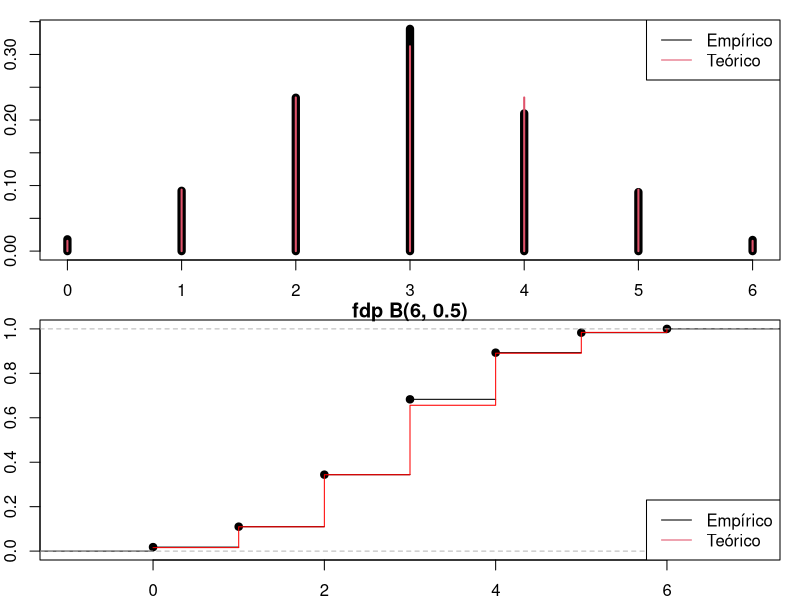
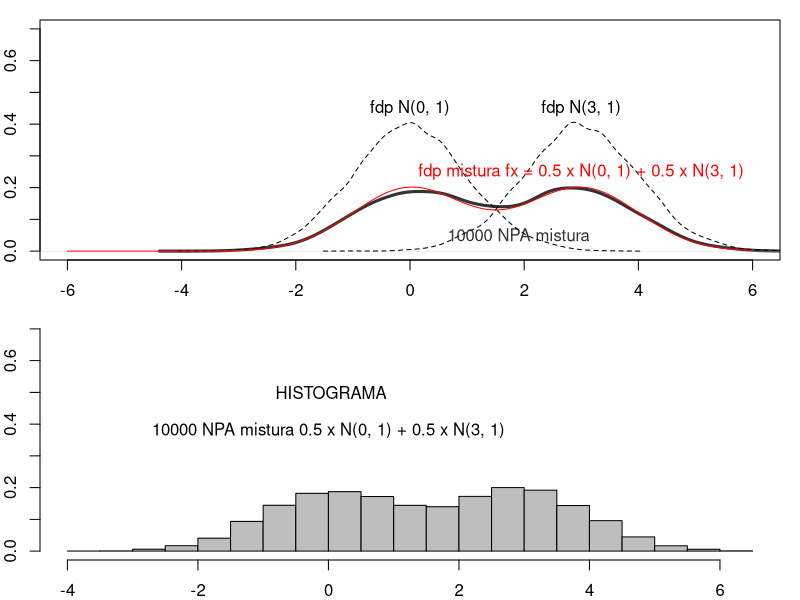
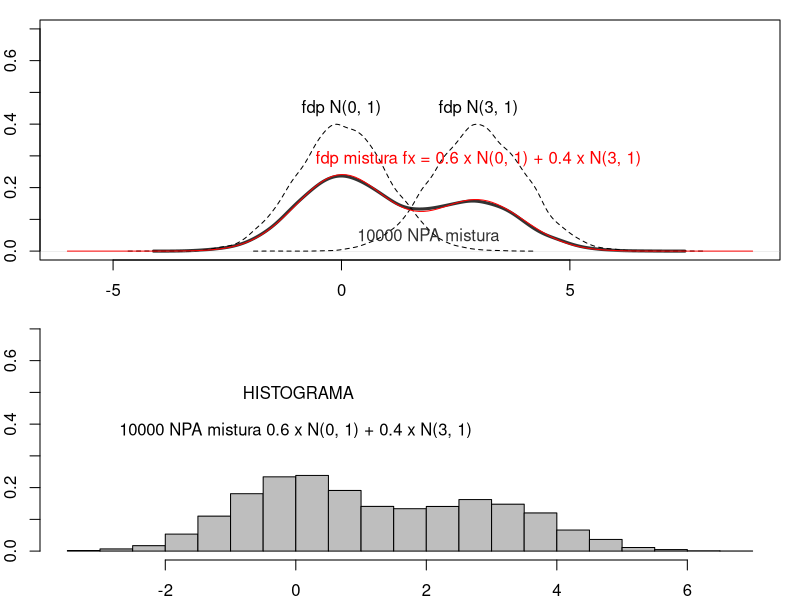
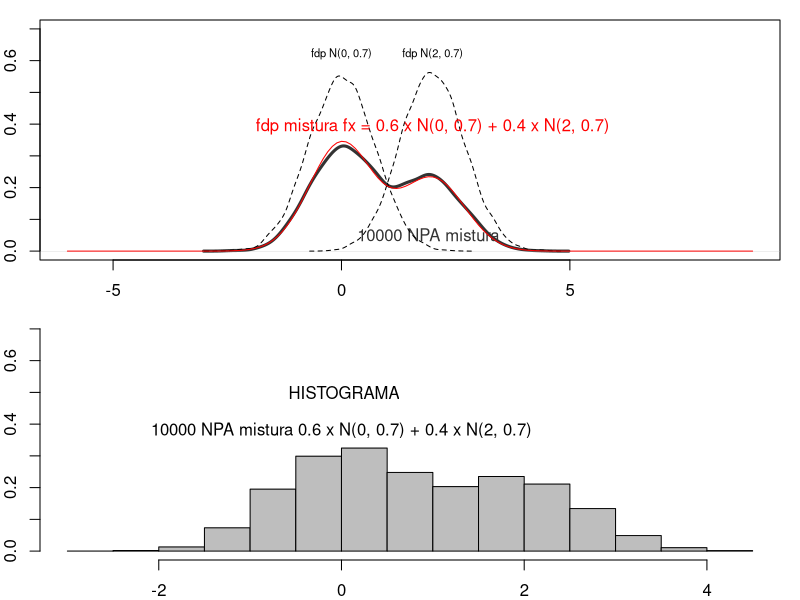

Write the R code that produced these figures, in order.
## ---- chunk 1
knitr::opts_chunk$set(echo = TRUE)
library(stringr)

## ---- chunk 2
set.seed(444)


k <- 1000 # Nº de observações em cada amostra
n <- 6    # Nº de distribuições Bernoulli
p <- 0.5  # Probabilidade de sucesso

x <- matrix(as.integer(runif(k*n) > p), nrow = k, ncol=n)
y <- rowSums(x)

# escala gráficos
x.g <- c(0:n)

par(mfrow = c(2, 1),mar=c(2,2,1,1))

# gráfico distribuição empírica
plot(prop.table(table(y)), xlab = "x", ylab = "P[X]", lwd=8)
# gráfico distribuição teórica
points(dbinom(x.g, size=n, prob = p) ~ x.g, type = "h", col = 2, lwd = 2)
legend("topright", legend = c("Empírico", "Teórico"), lty = 1, col = c(1, 2))

# Função de distribuição empírica
plot(ecdf(y), main="fdp B(6, 0.5)")
# Função de distribuição teórica
lines(pbinom(x.g, size=n, prob=p)  ~ x.g, type = "s", col="red")
legend("bottomright", legend = c("Empírico", "Teórico"), lty = 1, col = c(1, 2))

# Medidas teóricas da distribuição:
# avg=np  S^2=npq S=sqrt(npq) 
# Onde p é a probabilidade de sucesso e q = 1 - p.

## ---- chunk 3
elephant_in_boa_mixture <- function(mu_a, mu_b, 
                            desv_pad = 1, p_a = 1/2, p_b = 1/2, 
                            n = 10000, xx_min = -6, xx_max = 6) {
    
    mu <- c(mu_a, mu_b) # parâmetro mu de cada normal
    # "peso" de cada distribuição: p_a, p_b
    k <- sample(1:2, size=n, replace=TRUE, prob=c(p_a, p_b))
    m <- mu[k] # vector dim=n (mu_k1,...,mu_kn), elementos mu[1]=0 ou mu[2]=3
    x <- rnorm(n, m, desv_pad) 
    
    par(mfrow = c(2, 1),mar=c(2,2,1,1))
    # plot da densidade da mistura dos NPA
    plot(density(x), xlim = c(xx_min, xx_max), ylim = c(0, .7),
    lwd = 3, xlab="x", main="", col = "grey20")
    text(1.9, 0.05, str_glue("{n} NPA mistura"),col="grey20")

    # fdp de cada normal
    for (i in 1:2) {
      lines(density(rnorm(n, mu[i], desv_pad)),lty=2)
      txt <- str_glue("fdp N({mu[i]}, {desv_pad})")
      text(mu[i], dnorm(mu[i], mu[i], desv_pad)+0.05, txt, cex=abs(mu_b-mu_a)/3)
    }
    # text(4.7,.3, str_glue("fdp N({mu_b}, {desv_pad})"))
    
    # curva distribuição mistura teórica
    # fx = p_a N(mu_a, desv_pad) + p_b N(mu_n, desv_pad)
    t <- seq(xx_min, xx_max, by = 0.1)
    lines(t, p_a * dnorm(t, mu_a, desv_pad) + p_b * dnorm(t, mu_b, desv_pad), 
          lwd = 1, col = "red")
    txt <- str_glue('fdp mistura fx = {p_a} x N({mu_a}, {desv_pad}) + {p_b} x N({mu_b}, {desv_pad})')
    text(mu_b-mu_a, 
         max(dnorm(mu_a, mu_a, desv_pad)*p_a, dnorm(mu_b, mu_b, desv_pad)*p_b)+0.05, 
         txt, 
         col="red")

    # HISTOGRAMA DOS NPA MISTURA
    hist(x, prob = TRUE, main = NULL, ylim = c(0, 0.7), col = "grey")
    text(0,0.50, " HISTOGRAMA")
    text(0,0.38, 
     str_glue("{n} NPA mistura {p_a} x N({mu_a}, {desv_pad}) + {p_b} x N({mu_b}, {desv_pad})"))
    
}

## ---- chunk 4
elephant_in_boa_mixture(mu_a = 0, mu_b = 3)

## ---- chunk 5
elephant_in_boa_mixture(mu_a = 0, mu_b = 3, p_a = 0.6, p_b = 0.4, xx_max = 9)

## ---- chunk 6
elephant_in_boa_mixture(mu_a = 0, mu_b = 2, desv_pad = 0.7, 
                        p_a = 0.6, p_b = 0.4, xx_max = 9)


